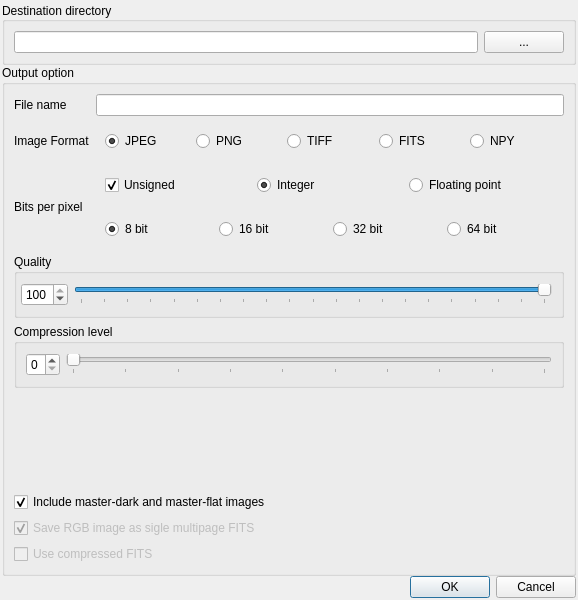
<?xml version="1.0" encoding="UTF-8"?>
<ui version="4.0">
 <author>Maurizio D'Addona</author>
 <class>SaveDialog</class>
 <widget class="QDialog" name="SaveDialog">
  <property name="enabled">
   <bool>true</bool>
  </property>
  <property name="geometry">
   <rect>
    <x>0</x>
    <y>0</y>
    <width>578</width>
    <height>600</height>
   </rect>
  </property>
  <property name="sizePolicy">
   <sizepolicy hsizetype="Minimum" vsizetype="Minimum">
    <horstretch>0</horstretch>
    <verstretch>0</verstretch>
   </sizepolicy>
  </property>
  <property name="minimumSize">
   <size>
    <width>400</width>
    <height>500</height>
   </size>
  </property>
  <property name="maximumSize">
   <size>
    <width>600</width>
    <height>600</height>
   </size>
  </property>
  <property name="windowTitle">
   <string>Save result image</string>
  </property>
  <layout class="QVBoxLayout" name="verticalLayout">
   <property name="spacing">
    <number>0</number>
   </property>
   <property name="margin">
    <number>2</number>
   </property>
   <item>
    <widget class="QGroupBox" name="horizontalGroupBox_2">
     <property name="sizePolicy">
      <sizepolicy hsizetype="Preferred" vsizetype="Minimum">
       <horstretch>0</horstretch>
       <verstretch>0</verstretch>
      </sizepolicy>
     </property>
     <property name="minimumSize">
      <size>
       <width>0</width>
       <height>10</height>
      </size>
     </property>
     <property name="title">
      <string>Destination directory</string>
     </property>
     <property name="alignment">
      <set>Qt::AlignLeading|Qt::AlignLeft|Qt::AlignVCenter</set>
     </property>
     <property name="flat">
      <bool>true</bool>
     </property>
     <property name="checkable">
      <bool>false</bool>
     </property>
     <layout class="QHBoxLayout" name="horizontalLayout_3">
      <item>
       <widget class="QLineEdit" name="lineEditDestDir"/>
      </item>
      <item>
       <widget class="QPushButton" name="pushButtonDestDir">
        <property name="text">
         <string>...</string>
        </property>
       </widget>
      </item>
     </layout>
    </widget>
   </item>
   <item>
    <widget class="QGroupBox" name="groupBox">
     <property name="sizePolicy">
      <sizepolicy hsizetype="Preferred" vsizetype="Expanding">
       <horstretch>0</horstretch>
       <verstretch>0</verstretch>
      </sizepolicy>
     </property>
     <property name="title">
      <string>Output option</string>
     </property>
     <property name="flat">
      <bool>false</bool>
     </property>
     <layout class="QVBoxLayout" name="verticalLayout_2">
      <item>
       <layout class="QGridLayout" name="gridLayout_2">
        <item row="2" column="1">
         <layout class="QVBoxLayout" name="verticalLayout_4">
          <item>
           <widget class="QWidget" name="widget_2" native="true">
            <layout class="QHBoxLayout" name="horizontalLayout_10">
             <item>
              <widget class="QCheckBox" name="checkBoxUnsigned">
               <property name="text">
                <string>Unsigned</string>
               </property>
               <property name="checked">
                <bool>true</bool>
               </property>
              </widget>
             </item>
             <item>
              <widget class="QRadioButton" name="radioButtonInt">
               <property name="text">
                <string>Integer</string>
               </property>
               <property name="checked">
                <bool>true</bool>
               </property>
               <property name="autoExclusive">
                <bool>true</bool>
               </property>
              </widget>
             </item>
             <item>
              <widget class="QRadioButton" name="radioButtonFloat">
               <property name="enabled">
                <bool>true</bool>
               </property>
               <property name="text">
                <string>Floating point </string>
               </property>
               <property name="autoExclusive">
                <bool>true</bool>
               </property>
              </widget>
             </item>
            </layout>
           </widget>
          </item>
          <item>
           <widget class="QWidget" name="widget_3" native="true">
            <layout class="QHBoxLayout" name="horizontalLayout_11">
             <item>
              <widget class="QRadioButton" name="radioButton8">
               <property name="text">
                <string>8 bit</string>
               </property>
               <property name="checked">
                <bool>true</bool>
               </property>
              </widget>
             </item>
             <item>
              <widget class="QRadioButton" name="radioButton16">
               <property name="enabled">
                <bool>true</bool>
               </property>
               <property name="text">
                <string>16 bit</string>
               </property>
              </widget>
             </item>
             <item>
              <widget class="QRadioButton" name="radioButton32">
               <property name="enabled">
                <bool>true</bool>
               </property>
               <property name="text">
                <string>32 bit</string>
               </property>
              </widget>
             </item>
             <item>
              <widget class="QRadioButton" name="radioButton64">
               <property name="enabled">
                <bool>true</bool>
               </property>
               <property name="text">
                <string>64 bit</string>
               </property>
              </widget>
             </item>
            </layout>
           </widget>
          </item>
         </layout>
        </item>
        <item row="0" column="1">
         <widget class="QLineEdit" name="lineEditFileName"/>
        </item>
        <item row="1" column="1">
         <widget class="QWidget" name="widget" native="true">
          <layout class="QHBoxLayout" name="horizontalLayout_9">
           <item>
            <widget class="QRadioButton" name="radioButtonJpeg">
             <property name="sizePolicy">
              <sizepolicy hsizetype="Minimum" vsizetype="Preferred">
               <horstretch>0</horstretch>
               <verstretch>0</verstretch>
              </sizepolicy>
             </property>
             <property name="text">
              <string>JPEG</string>
             </property>
             <property name="checked">
              <bool>true</bool>
             </property>
             <property name="autoExclusive">
              <bool>true</bool>
             </property>
            </widget>
           </item>
           <item>
            <widget class="QRadioButton" name="radioButtonPng">
             <property name="text">
              <string>PNG</string>
             </property>
            </widget>
           </item>
           <item>
            <widget class="QRadioButton" name="radioButtonTiff">
             <property name="sizePolicy">
              <sizepolicy hsizetype="Minimum" vsizetype="Preferred">
               <horstretch>0</horstretch>
               <verstretch>0</verstretch>
              </sizepolicy>
             </property>
             <property name="text">
              <string>TIFF</string>
             </property>
             <property name="checked">
              <bool>false</bool>
             </property>
             <property name="autoExclusive">
              <bool>true</bool>
             </property>
            </widget>
           </item>
           <item>
            <widget class="QRadioButton" name="radioButtonFits">
             <property name="sizePolicy">
              <sizepolicy hsizetype="Minimum" vsizetype="Preferred">
               <horstretch>0</horstretch>
               <verstretch>0</verstretch>
              </sizepolicy>
             </property>
             <property name="text">
              <string>FITS</string>
             </property>
             <property name="autoExclusive">
              <bool>true</bool>
             </property>
            </widget>
           </item>
           <item>
            <widget class="QRadioButton" name="radioButtonNumpy">
             <property name="text">
              <string>NPY</string>
             </property>
            </widget>
           </item>
          </layout>
         </widget>
        </item>
        <item row="0" column="0">
         <widget class="QLabel" name="label_3">
          <property name="sizePolicy">
           <sizepolicy hsizetype="Minimum" vsizetype="Preferred">
            <horstretch>0</horstretch>
            <verstretch>0</verstretch>
           </sizepolicy>
          </property>
          <property name="text">
           <string>File name</string>
          </property>
         </widget>
        </item>
        <item row="1" column="0">
         <widget class="QLabel" name="label">
          <property name="sizePolicy">
           <sizepolicy hsizetype="Minimum" vsizetype="Preferred">
            <horstretch>0</horstretch>
            <verstretch>0</verstretch>
           </sizepolicy>
          </property>
          <property name="text">
           <string>Image Format</string>
          </property>
         </widget>
        </item>
        <item row="2" column="0">
         <widget class="QLabel" name="label_2">
          <property name="sizePolicy">
           <sizepolicy hsizetype="Minimum" vsizetype="Preferred">
            <horstretch>0</horstretch>
            <verstretch>0</verstretch>
           </sizepolicy>
          </property>
          <property name="text">
           <string>Bits per pixel</string>
          </property>
         </widget>
        </item>
       </layout>
      </item>
      <item>
       <widget class="QGroupBox" name="groupBoxImageQuality">
        <property name="sizePolicy">
         <sizepolicy hsizetype="Preferred" vsizetype="Minimum">
          <horstretch>0</horstretch>
          <verstretch>0</verstretch>
         </sizepolicy>
        </property>
        <property name="title">
         <string>Quality</string>
        </property>
        <property name="flat">
         <bool>true</bool>
        </property>
        <layout class="QVBoxLayout" name="verticalLayout_3">
         <property name="leftMargin">
          <number>4</number>
         </property>
         <item>
          <layout class="QHBoxLayout" name="horizontalLayout">
           <item>
            <widget class="QSpinBox" name="spinBoxIQ">
             <property name="maximum">
              <number>100</number>
             </property>
             <property name="value">
              <number>100</number>
             </property>
            </widget>
           </item>
           <item>
            <widget class="QSlider" name="horizontalSliderIQ">
             <property name="maximum">
              <number>100</number>
             </property>
             <property name="value">
              <number>100</number>
             </property>
             <property name="orientation">
              <enum>Qt::Horizontal</enum>
             </property>
             <property name="invertedAppearance">
              <bool>false</bool>
             </property>
             <property name="invertedControls">
              <bool>false</bool>
             </property>
             <property name="tickPosition">
              <enum>QSlider::TicksBelow</enum>
             </property>
             <property name="tickInterval">
              <number>5</number>
             </property>
            </widget>
           </item>
          </layout>
         </item>
        </layout>
       </widget>
      </item>
      <item>
       <widget class="QGroupBox" name="groupBoxImageCompression">
        <property name="enabled">
         <bool>true</bool>
        </property>
        <property name="sizePolicy">
         <sizepolicy hsizetype="Preferred" vsizetype="Minimum">
          <horstretch>0</horstretch>
          <verstretch>0</verstretch>
         </sizepolicy>
        </property>
        <property name="title">
         <string>Compression level</string>
        </property>
        <property name="flat">
         <bool>true</bool>
        </property>
        <layout class="QVBoxLayout" name="verticalLayout_5">
         <item>
          <layout class="QHBoxLayout" name="horizontalLayout_2">
           <item>
            <widget class="QSpinBox" name="spinBoxIC">
             <property name="maximum">
              <number>9</number>
             </property>
            </widget>
           </item>
           <item>
            <widget class="QSlider" name="horizontalSliderIC">
             <property name="maximum">
              <number>9</number>
             </property>
             <property name="pageStep">
              <number>2</number>
             </property>
             <property name="orientation">
              <enum>Qt::Horizontal</enum>
             </property>
             <property name="tickPosition">
              <enum>QSlider::TicksBelow</enum>
             </property>
             <property name="tickInterval">
              <number>1</number>
             </property>
            </widget>
           </item>
          </layout>
         </item>
        </layout>
       </widget>
      </item>
      <item>
       <spacer name="verticalSpacer">
        <property name="orientation">
         <enum>Qt::Vertical</enum>
        </property>
        <property name="sizeHint" stdset="0">
         <size>
          <width>20</width>
          <height>0</height>
         </size>
        </property>
       </spacer>
      </item>
      <item>
       <widget class="QCheckBox" name="saveMastersCheckBox">
        <property name="text">
         <string>Include master-dark and master-flat images</string>
        </property>
        <property name="checked">
         <bool>true</bool>
        </property>
       </widget>
      </item>
      <item>
       <widget class="QCheckBox" name="rgbFitsCheckBox">
        <property name="enabled">
         <bool>false</bool>
        </property>
        <property name="text">
         <string>Save RGB image as sigle multipage FITS</string>
        </property>
        <property name="checkable">
         <bool>true</bool>
        </property>
        <property name="checked">
         <bool>true</bool>
        </property>
       </widget>
      </item>
      <item>
       <widget class="QCheckBox" name="comprFitsCheckBox">
        <property name="enabled">
         <bool>false</bool>
        </property>
        <property name="text">
         <string>Use compressed FITS</string>
        </property>
       </widget>
      </item>
     </layout>
    </widget>
   </item>
   <item>
    <widget class="QDialogButtonBox" name="buttonBox">
     <property name="orientation">
      <enum>Qt::Horizontal</enum>
     </property>
     <property name="standardButtons">
      <set>QDialogButtonBox::Cancel|QDialogButtonBox::Ok</set>
     </property>
    </widget>
   </item>
  </layout>
 </widget>
 <tabstops>
  <tabstop>lineEditDestDir</tabstop>
  <tabstop>pushButtonDestDir</tabstop>
  <tabstop>lineEditFileName</tabstop>
  <tabstop>radioButtonJpeg</tabstop>
  <tabstop>radioButtonPng</tabstop>
  <tabstop>radioButtonTiff</tabstop>
  <tabstop>radioButtonFits</tabstop>
  <tabstop>radioButtonInt</tabstop>
  <tabstop>radioButtonFloat</tabstop>
  <tabstop>radioButton8</tabstop>
  <tabstop>radioButton16</tabstop>
  <tabstop>radioButton32</tabstop>
  <tabstop>radioButton64</tabstop>
  <tabstop>rgbFitsCheckBox</tabstop>
  <tabstop>buttonBox</tabstop>
 </tabstops>
 <resources/>
 <connections>
  <connection>
   <sender>buttonBox</sender>
   <signal>accepted()</signal>
   <receiver>SaveDialog</receiver>
   <slot>accept()</slot>
   <hints>
    <hint type="sourcelabel">
     <x>242</x>
     <y>425</y>
    </hint>
    <hint type="destinationlabel">
     <x>157</x>
     <y>267</y>
    </hint>
   </hints>
  </connection>
  <connection>
   <sender>buttonBox</sender>
   <signal>rejected()</signal>
   <receiver>SaveDialog</receiver>
   <slot>reject()</slot>
   <hints>
    <hint type="sourcelabel">
     <x>310</x>
     <y>425</y>
    </hint>
    <hint type="destinationlabel">
     <x>286</x>
     <y>267</y>
    </hint>
   </hints>
  </connection>
  <connection>
   <sender>spinBoxIQ</sender>
   <signal>valueChanged(int)</signal>
   <receiver>horizontalSliderIQ</receiver>
   <slot>setValue(int)</slot>
   <hints>
    <hint type="sourcelabel">
     <x>72</x>
     <y>255</y>
    </hint>
    <hint type="destinationlabel">
     <x>87</x>
     <y>253</y>
    </hint>
   </hints>
  </connection>
  <connection>
   <sender>horizontalSliderIQ</sender>
   <signal>valueChanged(int)</signal>
   <receiver>spinBoxIQ</receiver>
   <slot>setValue(int)</slot>
   <hints>
    <hint type="sourcelabel">
     <x>87</x>
     <y>252</y>
    </hint>
    <hint type="destinationlabel">
     <x>60</x>
     <y>252</y>
    </hint>
   </hints>
  </connection>
  <connection>
   <sender>spinBoxIC</sender>
   <signal>valueChanged(int)</signal>
   <receiver>horizontalSliderIC</receiver>
   <slot>setValue(int)</slot>
   <hints>
    <hint type="sourcelabel">
     <x>72</x>
     <y>325</y>
    </hint>
    <hint type="destinationlabel">
     <x>89</x>
     <y>324</y>
    </hint>
   </hints>
  </connection>
  <connection>
   <sender>horizontalSliderIC</sender>
   <signal>valueChanged(int)</signal>
   <receiver>spinBoxIC</receiver>
   <slot>setValue(int)</slot>
   <hints>
    <hint type="sourcelabel">
     <x>85</x>
     <y>321</y>
    </hint>
    <hint type="destinationlabel">
     <x>72</x>
     <y>325</y>
    </hint>
   </hints>
  </connection>
 </connections>
</ui>
